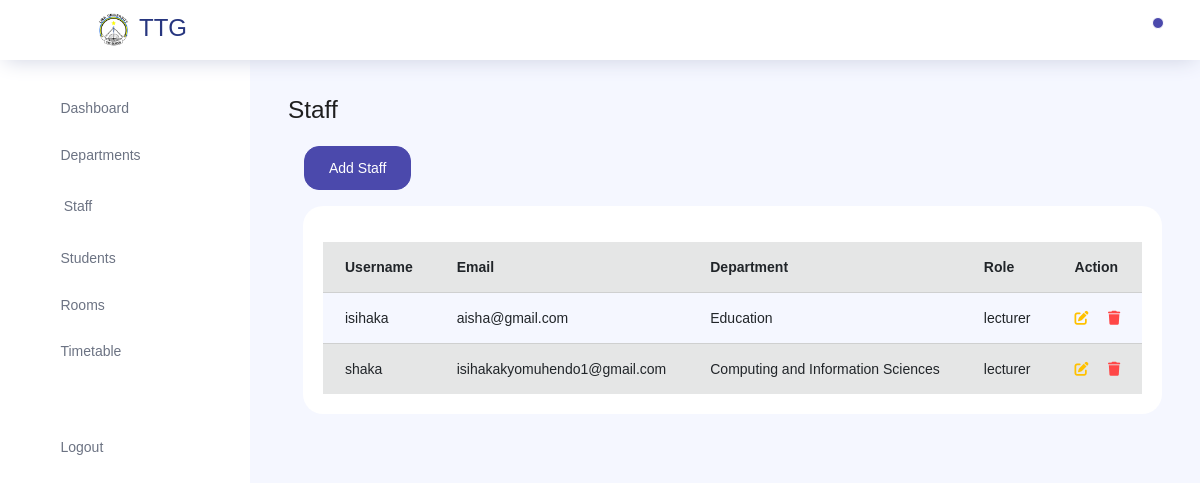
Page /staff/ on the committed database.
### store/models.py (models this page shows, shortened)
class Staff(models.Model):
    ROLEChoices = [ ('Admin', 'Admin'),('Lecturer', 'Lecturer')]
    department = models.ForeignKey(Department, on_delete=models.CASCADE)
    username = models.CharField(max_length=255)
    email = models.EmailField()
    password = models.CharField(max_length=255)
    role = models.CharField(max_length=50, choices=ROLEChoices, default='Lecturer')

class Department(models.Model):
    department_name = models.CharField(max_length=100)
    department_code = models.CharField(max_length=20)

### core/views.py (the view, shortened to what this page needs)
# urls.py: path('staff/', views.staff, name='staff'),
def staff(request):
    departments = Department.objects.all()
    staffs = Staff.objects.all()
    context = {
        'departments':departments,
        'staffs':staffs,
    }
    return render(request, 'core/staff.html', context)

### templates/core/staff.html (shortened to what this page needs)
{% extends 'core/layout.html'%} {% block content %}
<h3>Staff</h3>
<a href="#" type="button" class="btn-primary btn-fw btn m-3" data-toggle="modal" data-target="#addStaff">Add Staff</a>
<div class="col-lg-12 grid-margin stretch-card">
    <div class="card">
        <div class="card-body">
            <div class="table-responsive pt-3">
                <table class="table table-secondary table-striped">
                    <thead>
                        <tr>
                            <th>Username</th>
                            <th>Email</th>
                            <th>Department</th>
                            <th>Role</th>
                            <th>Action</th>
                        </tr>
                    </thead>
                    <tbody>
                    {% for s in staffs%}
                        <tr>
                            <td>{{s.username}}</td>
                            <td>{{s.email}}</td>
                            <td>{{s.department.department_name}}</td>
                            <td>{{s.role}}</td>
                            <td>
                                <a href="#" data-toggle="modal" data-target="#editStudent{{ d.id }}"><i
                                        class="fas fa-edit text-warning"></i></a>&nbsp;&nbsp;&nbsp;&nbsp;
                                <a href="" onclick="return(confirm('Are you sure you want to delete this student?'))"><i
                                        class="fas fa-trash text-danger"></i></a>
                            </td>
                        </tr>
                        {%endfor%}
                    </tbody>
                </table>
            </div>
        </div>
    </div>
</div>
{%endblock%}

### rows in the picture
Staff: username "isihaka", email "aisha@gmail.com", department.department_name "Education", role "lecturer"
Staff: username "shaka", email "isihakakyomuhendo1@gmail.com", department.department_name "Computing and Information Sciences", role "lecturer"
